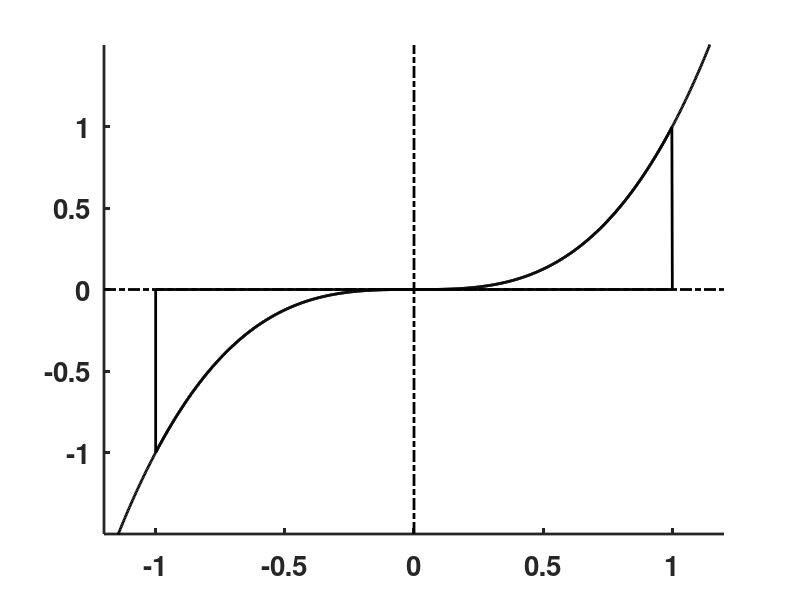

This figure's MATLAB source: (Note: this script raises an error after producing the figure.)
clear;  figure('Position',[100 100 600 400],'Color',[1 1 1]); clf;  hold on; 

xy=[-1.2 1.2 -1.5 1.5];
xx=linspace(xy(1),xy(2),1000);  yy=xx.^3;
plot(xx(1:1000),yy(1:1000),'k','LineWidth',2)
set(gca,'LineWidth',2); 
axis(xy); axis manual;
plot([xy(1) xy(2)],[0 0],'k-.','LineWidth',2);
plot([0 0],[xy(3) xy(4)],'k-.','LineWidth',2);
set(gca,'XTick',[-1 -0.5 0 0.5 1],'YTick',[-1 -0.5 0 .5 1],'FontSize',20,'FontWeight','bold');
xp=find(xx>=-1&xx<=1); xh=xx(xp); yh=yy(xp); sp=length(xh);
xh(sp+1)=1; xh(sp+2)=-1; xh(sp+3)=-1; yh(sp+1)=0; yh(sp+2)=0; yh(sp+3)=-1;
ll=line(xh,yh,'Color','k','LineWidth',2);  
HATCH(ll,45,[0 0 0],'-',5,1); 

g=text(.8,.25,'+','FontSize',20,'FontWeight','bold')
set(g,'BackgroundColor','White')

g=text(-.9,-.25,'-','FontSize',20,'FontWeight','bold')
set(g,'BackgroundColor','White')

print('-depsc2',sprintf('C:\\Documents and Settings\\ajay\\Desktop\\BootCampFig_1203\\BC_2003\\matlab\\fig22b'));
